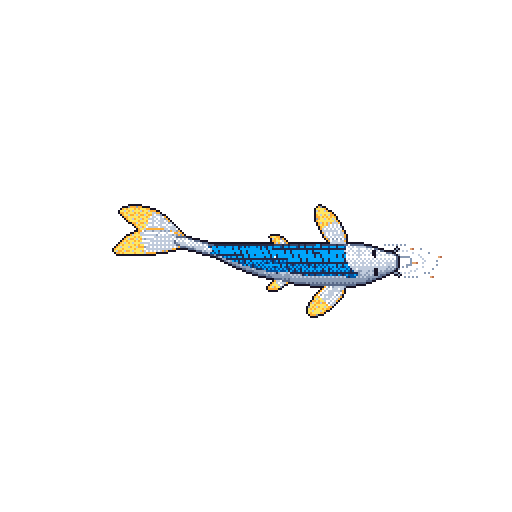
#> input picture koi/koi.gif, 512 x 512 px
$ python update_profile_assets.py
#> lines starting #> are read from the running program, lines starting #| are printed output that depends on the picture; after the words box and inside, x2 and y2 are one past the last pixel; in counts of white or black regions, pixels touching at a corner belong together
from collections import Counter
from html import escape
import json
import math
import os
from pathlib import Path
import random
from urllib.error import HTTPError, URLError
from urllib.request import Request, urlopen

from PIL import Image, ImageDraw


ROOT = Path(__file__).resolve().parents[1]
USERNAME = "alvizojc1104"
API_ROOT = "https://api.github.com"
CARD_WIDTH = 520
CARD_HEIGHT = 230


def get_json(url):
    headers = {
        "Accept": "application/vnd.github+json",
        "User-Agent": "alvizojc1104-profile-readme",
        "X-GitHub-Api-Version": "2022-11-28",
    }
    token = os.environ.get("GITHUB_TOKEN")
    if token:
        headers["Authorization"] = f"Bearer {token}"
    request = Request(url, headers=headers)
    with urlopen(request, timeout=20) as response:
        return json.load(response)


def profile_data():
    profile = get_json(f"{API_ROOT}/users/{USERNAME}")
    repositories = []
    for page in range(1, 11):
        page_repositories = get_json(
            f"{API_ROOT}/users/{USERNAME}/repos?per_page=100&page={page}"
        )
        repositories.extend(page_repositories)
        if len(page_repositories) < 100:
            break

    language_repositories = Counter()
    for repository in repositories:
        languages = get_json(repository["languages_url"])
        for language, byte_count in languages.items():
            if byte_count > 0:
                language_repositories[language] += 1

    return profile, repositories, language_repositories


# [99 lines left out: functions svg_start, stats_card, language_card, write_cards, not called in this run]


def draw_bonsai():
    width, height, frames_total = 480, 300, 48
    colors = {
        "trunk": (70, 43, 52), "bark": (111, 63, 76), "bark_light": (161, 99, 116),
        "leaf_dark": (47, 29, 82), "leaf_shadow": (74, 43, 123),
        "leaf": (119, 70, 185), "leaf_light": (166, 112, 225),
        "leaf_glow": (207, 165, 250), "pink": (243, 126, 181),
        "petal": (255, 190, 218), "pot": (143, 70, 52),
        "pot_light": (198, 104, 66), "pot_edge": (241, 161, 100),
        "soil": (52, 36, 43), "gold": (255, 203, 124),
    }
    palette = [0, 0, 0]
    for color in colors.values():
        palette.extend(color)
    palette.extend([0] * (768 - len(palette)))
    color_indexes = {
        color: index + 1 for index, color in enumerate(colors.values())
    }
    pads = [
        (81, 103, 176, 151), (117, 70, 211, 123), (169, 43, 260, 100),
        (228, 64, 323, 119), (288, 96, 391, 146), (125, 125, 226, 173),
        (202, 111, 303, 166), (91, 135, 174, 178),
    ]
    blossoms = [(112, 124), (151, 94), (194, 75), (243, 86), (291, 101), (343, 123), (190, 145), (252, 132)]
    falling_petals = [(58, 181, 3), (405, 159, 5), (371, 209, 7), (89, 226, 2), (423, 247, 6), (64, 113, 1)]
    rng = random.Random(174)
    texture = []
    for left, top, right, bottom in pads:
        dots = []
        for _ in range(92):
            x = rng.randrange(left + 5, right - 4)
            y = rng.randrange(top + 6, bottom - 4)
            dots.append((x, y, rng.choice(("leaf_shadow", "leaf_light", "leaf_glow"))))
        texture.append(dots)

    output_frames = []
    for frame_index in range(frames_total):
        sway = round(2 * math.sin(frame_index * 2 * math.pi / frames_total))
        image = Image.new("RGBA", (width, height), (0, 0, 0, 0))
        draw = ImageDraw.Draw(image)

        # A tapered ceramic pot, soil rim, and subtle glazed highlights.
        draw.polygon([(143, 236), (340, 236), (320, 287), (163, 287)], fill=colors["pot"])
        draw.rectangle((137, 229, 347, 241), fill=colors["pot_edge"])
        draw.ellipse((145, 229, 338, 240), fill=colors["soil"])
        draw.line((169, 254, 314, 254), fill=colors["pot_light"], width=3)
        draw.line((178, 275, 303, 275), fill=colors["pot_light"], width=2)

        # Split, curved branches give the silhouette a more natural bonsai shape.
        draw.line([(241, 234), (235 + sway, 200), (216 + sway, 174), (230 + sway, 145), (204 + sway, 116), (218 + sway, 91)], fill=colors["trunk"], width=18, joint="curve")
        draw.line([(233 + sway, 190), (190 + sway, 170), (165 + sway, 146), (136 + sway, 133)], fill=colors["trunk"], width=12, joint="curve")
        draw.line([(220 + sway, 173), (265 + sway, 151), (292 + sway, 126), (332 + sway, 119)], fill=colors["trunk"], width=11, joint="curve")
        draw.line([(229 + sway, 144), (194 + sway, 121), (180 + sway, 98)], fill=colors["trunk"], width=8, joint="curve")
        draw.line([(253 + sway, 157), (280 + sway, 132), (274 + sway, 104)], fill=colors["bark"], width=6, joint="curve")
        draw.line([(238 + sway, 206), (234 + sway, 174), (246 + sway, 153)], fill=colors["bark"], width=4)
        draw.line([(191 + sway, 169), (165 + sway, 146), (136 + sway, 133)], fill=colors["bark_light"], width=3)

        for pad_index, (left, top, right, bottom) in enumerate(pads):
            left += sway
            right += sway
            draw.ellipse((left, top, right, bottom), fill=colors["leaf_dark"])
            draw.ellipse((left + 5, top + 5, right - 5, bottom - 6), fill=colors["leaf_shadow"])
            draw.ellipse((left + 9, top + 6, right - 9, bottom - 14), fill=colors["leaf"] if pad_index % 2 else colors["leaf_light"])
            draw.ellipse((left + 18, top + 7, right - 19, top + 21), fill=colors["leaf_light"])
            for x, y, shade in texture[pad_index]:
                if left + 4 < x + sway < right - 4 and top + 5 < y < bottom - 5:
                    draw.rectangle((x + sway, y, x + sway + 2, y + 2), fill=colors[shade])

        for blossom_index, (x, y) in enumerate(blossoms):
            x += sway + blossom_index % 3
            draw.rectangle((x - 4, y - 2, x + 3, y + 3), fill=colors["pink"])
            draw.rectangle((x - 1, y - 1, x + 1, y + 1), fill=colors["petal"])
            draw.point((x, y), fill=colors["gold"])

        for petal_index, (x, start_y, phase) in enumerate(falling_petals):
            y = (start_y + frame_index * (1 + petal_index % 2) // 3) % 224
            x += round(math.sin((frame_index + phase) * math.pi / 10) * 7)
            draw.polygon([(x, y), (x + 4, y + 2), (x + 1, y + 5), (x - 2, y + 3)], fill=colors["petal"])

        indexed = Image.new("P", (width, height))
        indexed.putpalette(palette)
        indexed.putdata(
            [0 if pixel[3] < 128 else color_indexes[pixel[:3]] for pixel in image.getdata()]
        )
        output_frames.append(indexed)
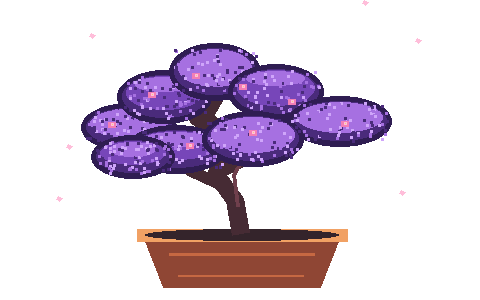
#> image: PIL image 480x300 RGBA; mean R, G, B, A 32.5, 20, 34.7, 68.6; transparent parts drawn white
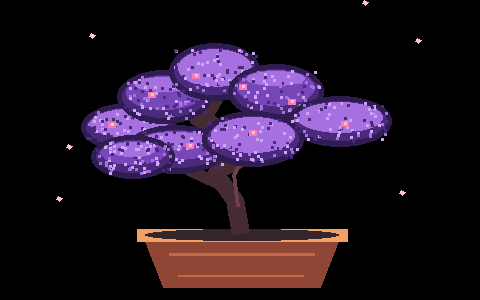
#> indexed: PIL image 480x300 P; mean R, G, B 32.5, 20, 34.7
#> after the loop, left = 91; output_frames = 48 items; right = 174; x = 68

    output_frames[0].save(
        ROOT / "bonsai/bonsai.gif",
        save_all=True,
        append_images=output_frames[1:],
        duration=85,
        loop=0,
        transparency=0,
        disposal=2,
        optimize=False,
    )


def recolor_koi():
    source = Image.open(ROOT / "koi/koi.gif")
#> source is the input picture: PIL image 512x512 P; mean R, G, B, A 5.6, 6.7, 7.1, 11.7
    unique_colors = set()
    frames_rgba = []
    durations = []
    for frame_index in range(source.n_frames):
        source.seek(frame_index)
        rgba = source.convert("RGBA")
        frames_rgba.append(rgba)
        durations.append(source.info.get("duration", 70))
        for pixel in rgba.getdata():
            if pixel[3] > 64:
                unique_colors.add(pixel[:3])
#> source: PIL image 512x512 RGBA
#> after the loop, durations = 90 values, max 70 at index 0, min 60 at index 1, mean 66.67; frames_rgba = 90 items; unique_colors = 14 items

    color_list = sorted(list(unique_colors))
#> color_list = [(0, 165, 250), (3, 81, 158), (24, 20, 37), (36, 43, 75), (38, 43, 68), (58, 68, 102), (90, 105, 136), (139, 155, 180), (184, 111, 80), (192, 203, 220), (228, 166, 114), (254, 174, 52), (254, 231, 97), (255, 255, 255)]
    if not color_list:
        return

    colors = Image.new("RGB", (len(color_list), 1))
    colors.putdata(color_list)
    hsv = colors.convert("HSV")
    shifted = Image.new("HSV", hsv.size)
    shifted.putdata([
        ((hue + 92) % 256, saturation, value)
        for hue, saturation, value in hsv.getdata()
    ])
    shifted_colors = list(shifted.convert("RGB").getdata())
    palette = [0, 0, 0] + [channel for color in shifted_colors for channel in color]
    palette += [0] * max(0, 768 - len(palette))
    palette = palette[:768]
    color_indexes = {color: index + 1 for index, color in enumerate(color_list)}
#> color_indexes = 14 items

    frames = []
    for rgba in frames_rgba:
        indexed = Image.new("P", rgba.size)
        indexed.putpalette(palette)
        indexed.putdata([
            0 if pixel[3] <= 64 else color_indexes.get(pixel[:3], 1)
            for pixel in rgba.getdata()
        ])
        frames.append(indexed)
#> this loop made 90 passes
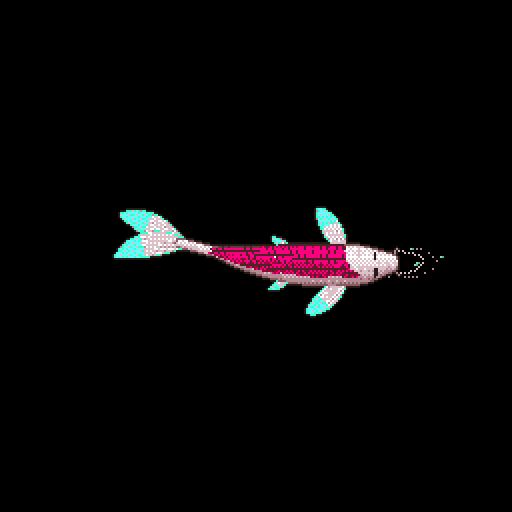
#> indexed: PIL image 512x512 P; mean R, G, B 7.1, 5.5, 6.4
#> after the loop, frames = 90 items
    frames[0].save(
        ROOT / "koi/koi-coral.gif",
        save_all=True,
        append_images=frames[1:],
        duration=durations,
        loop=source.info.get("loop", 0),
        transparency=0,
        disposal=2,
        optimize=True,
    )


def crop_koi():
    path = ROOT / "koi/koi-coral.gif"
    source = Image.open(path)
#> source: PIL image 512x512 P
    width, height = source.size
#> width = 512; height = 512
    base_palette = source.getpalette() or []
#> base_palette = 768 values, max 255 at index 42, min 0 at index 0, mean 7.02
    active_bounds = []
    for frame_index in range(source.n_frames):
        source.seek(frame_index)
        alpha = source.convert("RGBA").getchannel("A")
        bounds = alpha.getbbox()
        if bounds:
            active_bounds.append(bounds)
#> this loop made 90 passes
#> bounds on passes 1 to 12: (112, 204, 442, 318), (112, 200, 440, 318), (110, 194, 438, 318), (110, 190, 438, 320), (108, 186, 438, 320), (108, 186, 442, 318), (106, 188, 448, 318), (106, 192, 446, 318), (108, 198, 444, 318), (110, 200, 442, 318), (110, 200, 440, 318), (110, 200, 438, 318)
#> pass 1, in crop_koi, `alpha = source.convert("RGBA").getchannel("A")`:
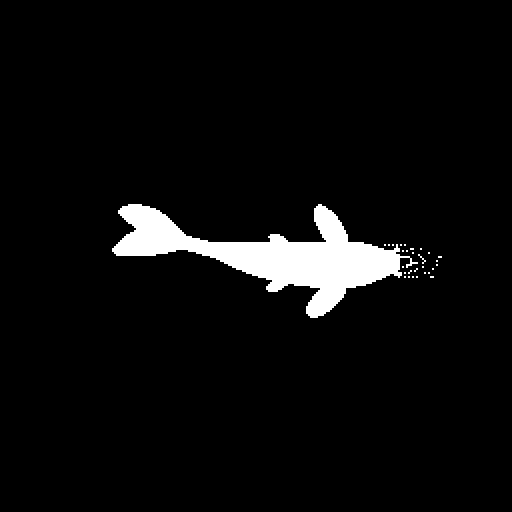
#> alpha: PIL image 512x512 L; 4.6% white; 29 white regions (27 under 20 px), largest, box (x1, y1, x2, y2) and area: (112, 204, 418, 318) 11912, (418, 254, 426, 264) 20
#> after the loop:
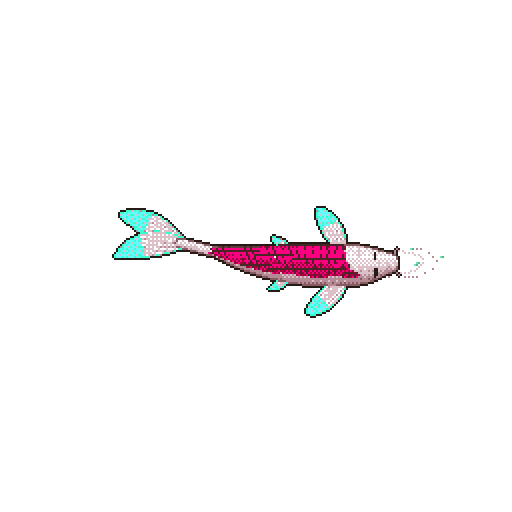
#> source: PIL image 512x512 RGBA; mean R, G, B, A 7.1, 5.5, 6.4, 11.6; transparent parts drawn white
#> after the loop, active_bounds = 90 items, first 6: (112, 204, 442, 318), (112, 200, 440, 318), (110, 194, 438, 318), (110, 190, 438, 320), (108, 186, 438, 320), (108, 186, 442, 318)
    if not active_bounds:
        return
    top = max(0, min(bounds[1] for bounds in active_bounds) - 14)
#> top = 168
    bottom = min(height, max(bounds[3] for bounds in active_bounds) + 15)
#> bottom = 349
    if bottom - top >= height - 24:
        return

    base_palette = base_palette[:768] + [0] * max(0, 768 - len(base_palette))
    color_indexes = {}
    for index in range(1, 256):
        color = tuple(base_palette[index * 3:index * 3 + 3])
        color_indexes.setdefault(color, index)
#> this loop made 255 passes
#> color on passes 1 to 3: (250, 0, 129), (158, 3, 58), (37, 26, 20)
#> after the loop, color_indexes = 15 items

    frames = []
    durations = []
    for frame_index in range(source.n_frames):
        source.seek(frame_index)
        rgba = source.convert("RGBA").crop((0, top, width, bottom))
        indexed = Image.new("P", rgba.size)
        indexed.putpalette(base_palette)
        indexed.putdata([
            0 if pixel[3] <= 64 else color_indexes.get(pixel[:3], 1)
            for pixel in rgba.getdata()
        ])
        frames.append(indexed)
        durations.append(source.info.get("duration", 70))
#> indexed: PIL image 512x181 P
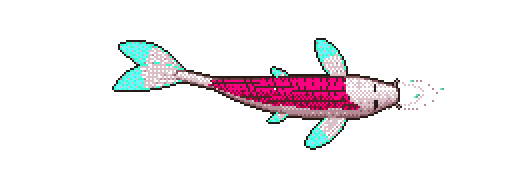
#> rgba: PIL image 512x181 RGBA; mean R, G, B, A 20, 15.6, 18.1, 32.9; transparent parts drawn white
#> after the loop, frames = 90 items

    frames[0].save(
        path,
        save_all=True,
        append_images=frames[1:],
        duration=durations,
        loop=source.info.get("loop", 0),
        transparency=0,
        disposal=2,
        optimize=True,
    )
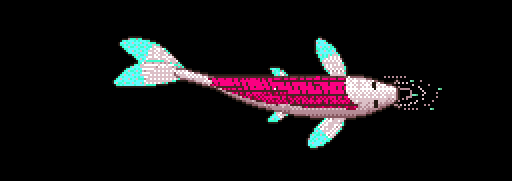
#> saved as koi-coral.gif: PIL image 512x181 P; mean R, G, B 20.2, 15.8, 18.3


def main():
    draw_bonsai()
    recolor_koi()
    crop_koi()
    try:
        profile, repositories, language_counts = profile_data()
    except (HTTPError, URLError, TimeoutError, json.JSONDecodeError) as error:
        print(f"GitHub API unavailable; leaving existing stat cards in place: {error}")
    else:
        write_cards(profile, repositories, language_counts)
        print(f"Updated stats for {len(repositories)} public repositories.")
    print("Updated bonsai and koi profile art.")


if __name__ == "__main__":
    main()
#> (the call stopped at in get_json, `with urlopen(request, timeout=20) as response:`: the network is not available in this run)
